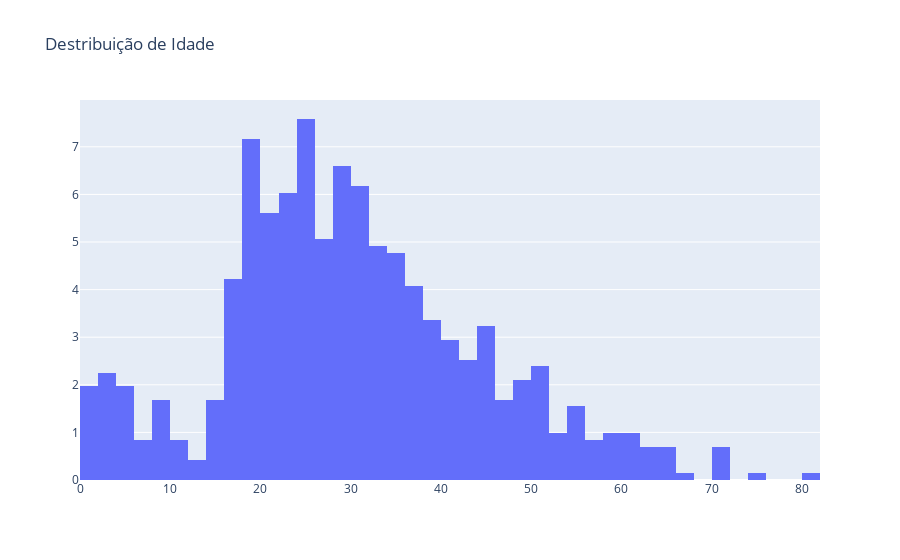

Source (notebook cell):
### Code cell
trace = go.Histogram(x=df['Age'],nbinsx=40,histnorm='percent')
data = [trace]
layout = go.Layout(title="Destribuição de Idade")
fig1 = go.Figure(data = data,layout = layout)

fig1.show()

### Figure 1 — Plotly figure (JSON) as saved in the notebook; plotly's stock layout.template omitted (floating-point values rounded to 4 significant figures; data arrays with more than 128 entries replaced by an {"elided": "..."} marker saying what was removed)
{"data": [{"histnorm": "percent", "nbinsx": 40, "type": "histogram", "x": {"elided": "712 float values"}}], "layout": {"title": {"text": "Destribuição de Idade"}}}
